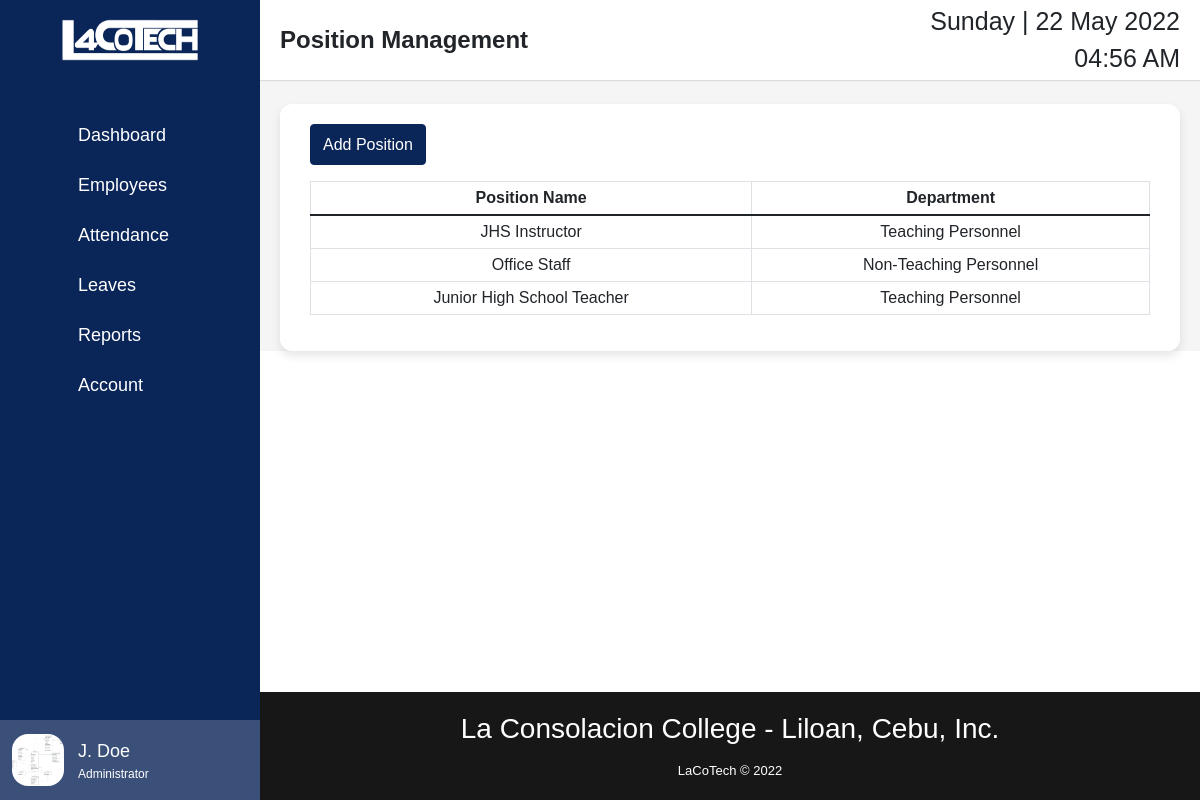
Screenshot of /Admin/position.php (signed in) with the database file from the repository.
### tables this page shows
CREATE TABLE `position` (
  `positionId` int(5) NOT NULL,
  `positionName` varchar(255) NOT NULL,
  `deptId` int(11) NOT NULL
);

CREATE TABLE `department` (
  `deptId` int(11) NOT NULL,
  `deptName` varchar(255) NOT NULL
);

### Admin/position.php (the view, shortened to what this page needs)
<?php
	require("header.php");
    include_once ('../includes/connection.inc.php');
    $sql = "SELECT * FROM position inner JOIN department ON department.deptId=position.deptId";
    $result = mysqli_query($conn, $sql);
?>
    <nav>
        <div class="sidebar-button">
            <span class="dashboard"><b>Position Management</b></span>
        </div>
        <div class="time">
            <span class="date"></span>
            <br />
            <span class="hms"></span>
            <span class="ampm"></span>
        </div>
    </nav>
    <div class="home-content">
        <div class="cardbox">
            <div class="graphbox">
                <button type="button" class="btn btn-primary mb-3 add_emp" data-bs-toggle="modal" data-bs-target="#addposition">Add Position</button>
                <div class="year-box">
                    <div class="table-responsive">
                        <table class="table table-sm table-bordered table-hover align-middle" width: 100%; height: 100%;>
                            <thead>
                                <tr>
									<th scope="col">Position Name</th>
                                    <th scope="col">Department</th>
                                </tr>
                            </thead>
                            <tbody>
                            <?php
                                while($row = mysqli_fetch_array($result)){
                            ?>
                                <tr>
									<td name="positionName"><?php echo $row['positionName']; ?></td>
                                    <td name="deptName"><?php echo $row['deptName']; ?></td>
                                </tr>
                            <?php
                                }
                            ?>
                            </tbody>
                        </table>
                    </div>
                </div>
            </div>
        </div>
    </div>
</section>
<?php  include 'footer.php';?>

### Admin/header.php (shortened to what this page needs)
<?php
    include '../includes/connection.inc.php';
    $emailadd = print_r($_SESSION['adminemail'], TRUE);
    $query = "SELECT * FROM admin WHERE email = '$emailadd'";
    $res = mysqli_query($conn, $query);
    $rows = mysqli_fetch_array($res);
    $image = $rows['photo'];
?>
<!DOCTYPE html>
<html>
	<head>
		<link rel="stylesheet" href="../Css/style.css">
        <link href="../Plugins/Bootstrap/bootstrap.min.css" rel="stylesheet">
        <link rel="stylesheet" href="../Plugins/Bootstrap/dataTables.bootstrap5.min.css">
        <link rel="stylesheet" href="../Css/font-awesome.min.css" />
	</head>
    <body>
        <div class="sidebar">
            <div class="logo-details">
                <img src="../images/Logo.png" class="img1" id="hide1">
            </div>
            <ul class="nav-links">
                <li>
                    <a href="index.php">
                        <i class="fa fa-dashboard"></i>
                        <span class="link_name">Dashboard</span>
                    </a>
                </li>
                <li>
                    <div class="iocn-link">
                        <a href="#">
                            <i class='fa fa-users'></i>
                            <span class="link_name">Employees</span>
                        </a>
                        <i class="fa fa-caret-down arrow"></i>
                    </div>
                </li>
                <li>
                    <a href="attendance.php">
                        <i class='fa fa-calendar'></i>
                        <span class="link_name">Attendance</span>
                    </a>
                </li>
                <li>
                    <div class="iocn-link">
                        <a href="#">
                            <i class='fa fa-bed'></i>
                            <span class="link_name">Leaves</span>
                        </a>
                        <i class="fa fa-caret-down arrow"></i>
                    </div>
                </li>
                <li>
                    <a href="report.php">
                        <i class="fa fa-print"></i>
                        <span class="link_name">Reports</span>
                    </a>
                </li>
                <li>
                    <div class="iocn-link">
                        <a href="#">
                            <i class='fa fa-user'></i>
                            <span class="link_name">Account</span>
                        </a>
                        <i class="fa fa-caret-down arrow"></i>
                    </div>
                </li>
                <li>
                    <div class="profile-details">
                        <div class="profile-content">
                            <?php
                                if (empty($image)) {
                                    echo "<img src='../images/default-profile.jpg' alt='Profile'>";
                                }else{
                                    echo "<img src='../Uploads/".$image."' alt='Profile'>";
                                }
                            ?>
                        </div>
                        <div class="name-job">
                            <div class="profile_name" title="<?php echo ucwords($rows['fName'])." ". ucwords($rows['lName']); ?>"><?php echo substr(ucwords($rows['fName']), 0, 1).". ". ucwords($rows['lName']); ?></div>
                            <div class="job">Administrator</div>
                        </div>
                        <?php
                            echo "<a onClick=\"javascript: return confirm('Do you want to proceed?');\" href='logout.inc.php'>
                        <i class='fa fa-sign-out out' title='Log Out'></i>
                        </a>";
                        ?>
                    </div>
                </li>
            </ul>
        </div>
        <section class="home-section">

### Css/style.css (style rules this page uses)
* { margin: 0; padding: 0; box-sizing: border-box; font-family: "Poppins", sans-serif; }
body { min-height: 100vh; display: flex; flex-direction: column; justify-content: space-between; }
.img1 { margin: auto; height: 50px; width: 150px; }
.sidebar { position: fixed; top: 0; left: 0; height: 100%; width: 260px; background: #0a2558; transition: all 0.5s ease; }
.sidebar .logo-details { height: 80px; width: 100%; display: flex; align-items: center; }
.sidebar .nav-links { height: 100%; padding: 30px 0 150px 0; overflow: auto; }
.sidebar .nav-links li { position: relative; list-style: none; transition: all 0.4s ease; }
.sidebar .nav-links li .iocn-link { display: flex; align-items: center; justify-content: space-between; }
.sidebar .nav-links li i { height: 50px; min-width: 78px; text-align: center; line-height: 50px; color: #fff; font-size: 20px; cursor: pointer; transition: all 0.3s ease; }
.sidebar .nav-links li a { height: 50px; display: flex; align-items: center; text-decoration: none; transition: all 0.4s ease; }
.sidebar .nav-links li a .link_name { font-size: 18px; font-weight: 400; color: #fff; transition: all 0.4s ease; }
.sidebar .profile-details { position: fixed; bottom: 0; width: 260px; height: 80px; display: flex; align-items: center; justify-content: space-between; background: rgba(255, 255, 255, 0.2); backdrop-filter: blur(5.1px); -webkit-backdrop-filter: blur(5.1px); padding: 12px 0; transition: all 0.5s ease; }
.sidebar .profile-details .profile-content { display: flex; align-items: center; }
.sidebar .profile-details img { height: 52px; width: 52px; object-fit: cover; border-radius: 16px; margin: 0 14px 0 12px; background: #1d1b31; transition: all 0.5s ease; }
.sidebar .profile-details .profile_name, .sidebar .profile-details .job { color: #fff; font-size: 18px; font-weight: 500; white-space: nowrap; width: 105px; overflow: hidden; text-overflow: ellipsis; }
.sidebar .profile-details .job { font-size: 12px; }
.home-section { position: relative; background: #f5f5f5; width: calc(100% - 260px); left: 260px; transition: all 0.5s ease; }
.home-section nav { display: flex; justify-content: space-between; height: 80px; background: #fff; display: flex; align-items: center; position: fixed; width: calc(100% - 260px); left: 260px; z-index: 100; padding: 0 20px; box-shadow: 0 1px 1px rgba(0, 0, 0, 0.1); transition: all 0.5s ease; }
.home-section nav .sidebar-button { display: flex; align-items: center; font-size: 24px; font-weight: 500; cursor: pointer; }
.profile-details { display: flex; align-items: center; height: 50px; min-width: 50px; cursor: pointer; }
.profile-details img { height: 45px; width: 45px; border-radius: 50%; object-fit: cover; margin-left: 7px; }
.profile-details i { font-size: 25px; color: #333; }
.home-section .home-content { position: relative; padding-top: 104px; }
.year-box { text-align: center; }
.home-content .cardbox { display: flex; justify-content: space-between; }
.home-content .cardbox .graphbox { width: 100%; background: #fff; padding: 20px 30px; margin: 0 20px; border-radius: 12px; box-shadow: 0 5px 10px rgba(0, 0, 0, 0.1); }
.time { font-size: 25px; font-weight: 500; text-align: right; }
::placeholder { color: #fff; }
.add_emp { position: relative; align-items: center; height: 41px; color: #fff !important; background-color: #0a2558 !important; border-color: #0a2558 !important; }

### rows the page displays
position: positionName "JHS Instructor", deptId.deptName "Teaching Personnel"
position: positionName "Office Staff", deptId.deptName "Non-Teaching Personnel"
position: positionName "Junior High School Teacher", deptId.deptName "Teaching Personnel"

### other values shown
substr(ucwords($rows['fName']), 0, 1) "J"
$rows['lName'] "Doe"
